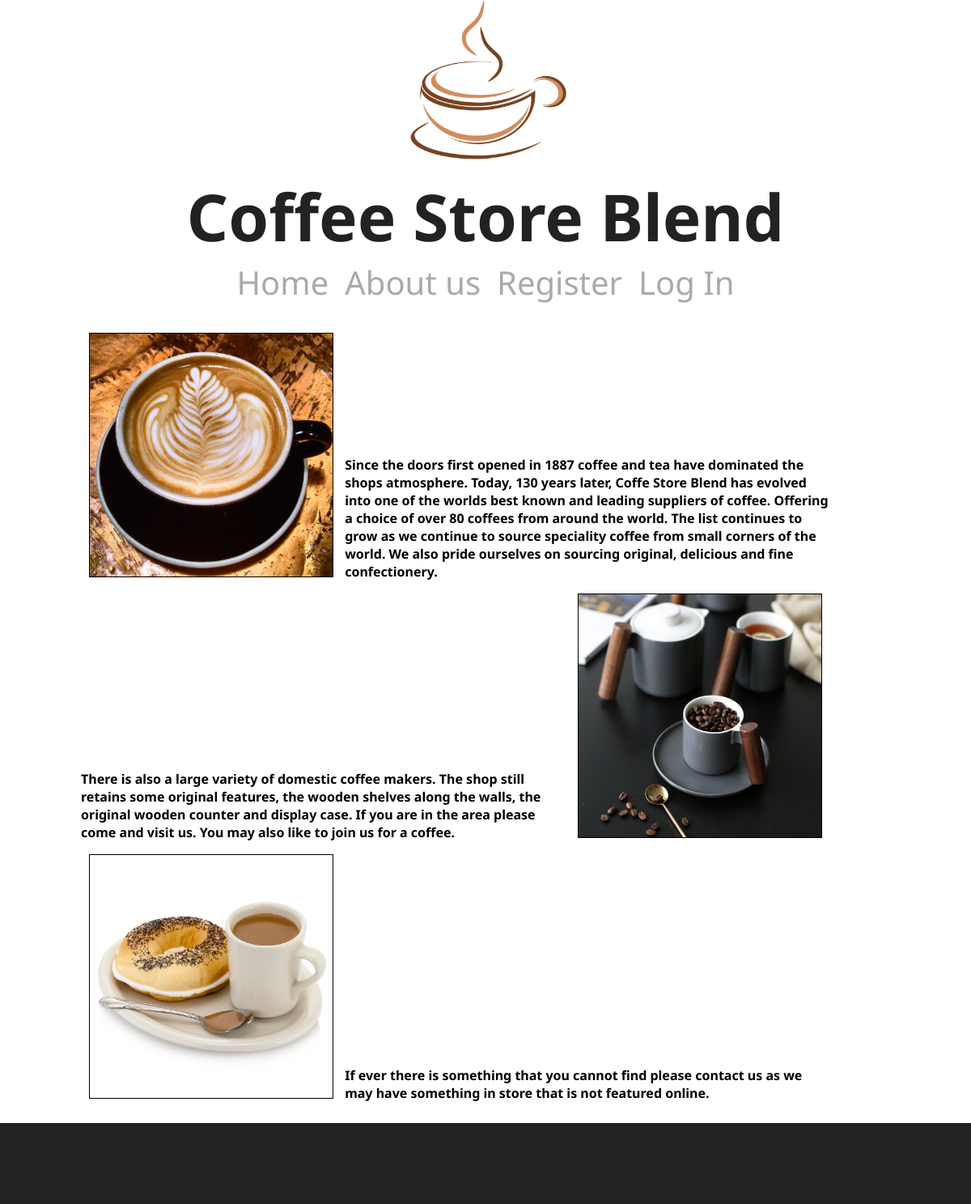
The app's page /index.php?page=about with its own data.
### tables this page shows
CREATE TABLE `nav` (
  `id` int(10) NOT NULL,
  `href` varchar(255) NOT NULL,
  `name` varchar(255) NOT NULL,
  `type` int(10) NOT NULL
);

CREATE TABLE `about` (
  `id` int(20) NOT NULL,
  `src` varchar(255) NOT NULL,
  `alt` varchar(255) NOT NULL,
  `text` text NOT NULL
);

### connection.php (called while the page is built, shortened)
<?php
try {
	$konekcija = new PDO("mysql:host=".MYSQL_HOST.";dbname=".MYSQL_DBNAME.";charset=utf8", MYSQL_USERNAME, MYSQL_PASSWORD);
    $konekcija->setAttribute(PDO::ATTR_ERRMODE, PDO::ERRMODE_EXCEPTION);
    $konekcija->setAttribute(PDO::ATTR_DEFAULT_FETCH_MODE, PDO::FETCH_OBJ);
}
catch(PDOException $e){
    echo $e->getMessage();
}
function executeQuery($upit){
    global $konekcija;
    $rezultat = $konekcija->query($upit)->fetchAll();
    return $rezultat;
}

### about.php (the view)
<?php
$rez=executeQuery("SELECT * FROM about;");
?>
<div class="about-holder">
  <div class="about-image"><a href="<?php echo $rez[0]->src;?>" data-lightbox="aboutus"><img src="<?php echo $rez[0]->src;?>" alt="<?php echo $rez[0]->alt?>"/></a></div>
  <div class="about-text"><p><h4><?php echo $rez[0]->text;?></h4></p></div>
  </div>
  <div class="about-holder">
  <div class="about-text"><p><h4><?php echo $rez[1]->text;?></h4></p></div>
  <div class="about-image"><a href="<?php echo $rez[1]->src;?>" data-lightbox="aboutus"><img src="<?php echo $rez[1]->src;?>" alt="<?php echo $rez[1]->alt?>"/></a></div>
  </div>
  <div class="about-holder">
  <div class="about-image"><a href="<?php echo $rez[2]->src;?>" data-lightbox="aboutus"><img src="<?php echo $rez[2]->src;?>" alt="<?php echo $rez[2]->alt?>"/></a></div>
  <div class="about-text"><p><h4><?php echo $rez[2]->text;?></h4></p></div>
</div>

### header.php (shortened to what this page needs)
<!DOCTYPE html>
<html>
<head>
   <link rel="stylesheet" type="text/css" href="stil.css"/>
   <link href="lightbox/src/css/lightbox.css" rel="stylesheet">
   <link  href="https://cdnjs.cloudflare.com/ajax/libs/fotorama/4.6.4/fotorama.css" rel="stylesheet">
</head>
<body>
<div id="header">
<div id="logo">
 <a href="index.php"><img src="slike/coffee2_f.png" alt="Logo"/>
  <h1>Coffee Store Blend<h1>
 </a>
</div>
<div id="nav">
   <ul>
    <?php
       $upit=executeQuery('SELECT * FROM nav WHERE type=1');
       foreach ($upit as $red){
         echo "<li><a href=".$red->href.">".$red->name."</a></li>";
       }
       if(isset($_SESSION['user'])&& $_SESSION['user']->role=='admin'){
       $upit=executeQuery('SELECT * FROM nav WHERE type=2 OR type=5');
       foreach($upit as $red){
        echo "<li><a href=".$red->href.">".$red->name."</a></li>";
       }
      }
      else{
        $upit=executeQuery('SELECT * FROM nav WHERE type=3');
        foreach($upit as $red){
          if($red->name=="Log In"){echo "<li id='showSrc'><a href=".$red->href.">".$red->name."</a></li>";}
          else{
          echo "<li><a href=".$red->href.">".$red->name."</a></li>";
          }
        }
      }
    ?>
   </ul>
</div>
</div>
<div id="center">

### index.php (shortened to what this page needs)
<?php
include("connection.php");
include("header.php");
$page="";
if(isset($_GET['page'])){
	$page = $_GET['page'];
}
switch($page){
    case "about":
        include "about.php";
        break;
}
include("footer.php");
?>

### footer.php
</div>
<div id="footer"></div>
</body>
</html>

### stil.css (style rules this page uses)
* { font-family: 'Noto Sans', sans-serif; }
* { margin:0;padding:0; }
#header { display:block; }
#logo { display:block;text-align:center;font-size:40px }
#logo img { width:200px;height:200px;display:inline-block; }
#logo h1 { margin:0px; }
#logo a { text-decoration:none;color:#222; }
#nav { display:block;text-align:center; }
#nav ul { display:inline-block;text-align:center; }
#nav li { font-size:40px;list-style:none;;float:left; }
#nav a { text-decoration:none;color:#aaa;padding:10px; }
#showSrc { text-align:left; }
#center { background-color:white;margin:20px auto;display:block;min-height:500px; }
#footer { display:block;height:100px;background-color:#222;margin-top:10px; }
.about-holder { display:block;width:1000px;margin:0 auto; }
.about-image { display:inline-block;height:300px;width:300px;border:1px solid #000;margin:10px; }
.about-image img { width:300px;height:300px; }
.about-text { display:inline-block;width:600px;word-wrap:break-word; }

### records on screen
nav: name "Home"
nav: name "About us"
nav: name "Register"
nav: name "Log In"
about: src (picture), text "Since the doors first opened in 1887 coffee and tea have dominated the shops atmosphere. Today, 130 years later, Coffe Store Blend has evolved into one of the worlds best known and leading suppliers of coffee. Offering a choice of over 80 coffees from around the world. The list continues to grow as we continue to source speciality coffee from small corners of the world. We also pride ourselves on sourcing original, delicious and fine confectionery."
about: text "There is also a large variety of domestic coffee makers. The shop still retains some original features, the wooden shelves along the walls, the original wooden counter and display case. If you are in the area please come and visit us. You may also like to join us for a coffee.", src (picture)
about: src (picture), text "If ever there is something that you cannot find please contact us as we may have something in store that is not featured online."
